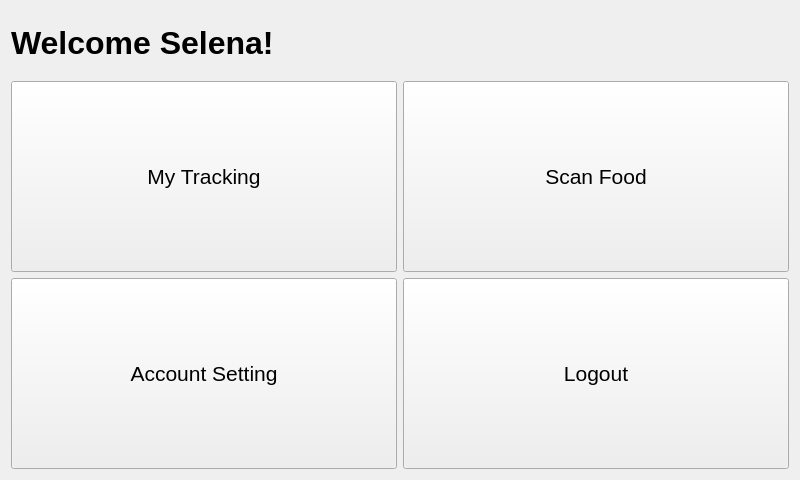
<?xml version="1.0" encoding="UTF-8"?>
<ui version="4.0">
 <class>userMenu</class>
 <widget class="QWidget" name="userMenu">
  <property name="geometry">
   <rect>
    <x>0</x>
    <y>0</y>
    <width>800</width>
    <height>480</height>
   </rect>
  </property>
  <property name="windowTitle">
   <string>userMenu</string>
  </property>
  <layout class="QGridLayout" name="gridLayout">
   <item row="2" column="1">
    <widget class="QPushButton" name="btn_scanFood">
     <property name="minimumSize">
      <size>
       <width>341</width>
       <height>191</height>
      </size>
     </property>
     <property name="font">
      <font>
       <family>Helvetica Neue</family>
       <pointsize>16</pointsize>
      </font>
     </property>
     <property name="text">
      <string>Scan Food</string>
     </property>
    </widget>
   </item>
   <item row="3" column="1">
    <widget class="QPushButton" name="btn_logout">
     <property name="minimumSize">
      <size>
       <width>341</width>
       <height>191</height>
      </size>
     </property>
     <property name="font">
      <font>
       <family>Helvetica Neue</family>
       <pointsize>16</pointsize>
      </font>
     </property>
     <property name="text">
      <string>Logout</string>
     </property>
    </widget>
   </item>
   <item row="2" column="0">
    <widget class="QPushButton" name="btn_myTracking">
     <property name="minimumSize">
      <size>
       <width>341</width>
       <height>191</height>
      </size>
     </property>
     <property name="font">
      <font>
       <family>Helvetica Neue</family>
       <pointsize>16</pointsize>
      </font>
     </property>
     <property name="text">
      <string>My Tracking</string>
     </property>
    </widget>
   </item>
   <item row="3" column="0">
    <widget class="QPushButton" name="btn_accountSetting">
     <property name="minimumSize">
      <size>
       <width>341</width>
       <height>191</height>
      </size>
     </property>
     <property name="font">
      <font>
       <family>Helvetica Neue</family>
       <pointsize>16</pointsize>
      </font>
     </property>
     <property name="text">
      <string>Account Setting</string>
     </property>
    </widget>
   </item>
   <item row="0" column="0">
    <widget class="QLabel" name="lbl_title">
     <property name="minimumSize">
      <size>
       <width>341</width>
       <height>20</height>
      </size>
     </property>
     <property name="font">
      <font>
       <family>Helvetica Neue</family>
       <pointsize>24</pointsize>
       <weight>75</weight>
       <bold>true</bold>
      </font>
     </property>
     <property name="text">
      <string>Welcome Selena!</string>
     </property>
    </widget>
   </item>
  </layout>
 </widget>
 <layoutdefault spacing="6" margin="11"/>
 <resources/>
 <connections/>
</ui>
